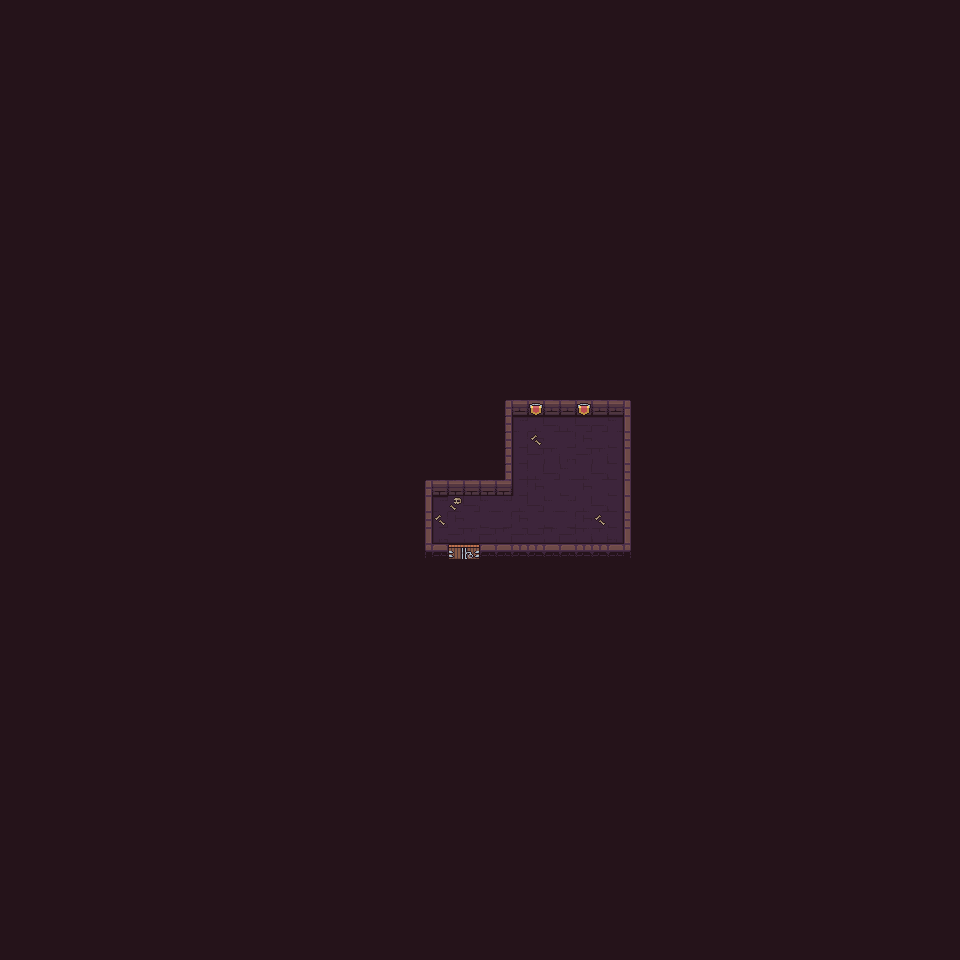

Tiled map render using the project's own tile images. Description and the map definition, with tile-layer contents summarised, below:
An orthogonal 60x60 tile map with 16x16 px tiles, 2 tile layers (Floor, Decoration) and 8 objects (6x collision).

<map version="1.10" tiledversion="1.10.2" orientation="orthogonal" renderorder="right-down" width="60" height="60" tilewidth="16" tileheight="16" infinite="0" nextlayerid="6" nextobjectid="11">
 <tileset firstgid="1" source="Dungeon_Tileset.tsx" />
 <layer id="1" name="Floor" width="60" height="60">
  <data>[3600 cells, 3600 non-empty, 40 distinct tile ids]</data>
 </layer>
 <layer id="2" name="Decoration" width="60" height="60">
  <data>[3600 cells, 8 non-empty, 5 distinct tile ids]</data>
 </layer>
 <objectgroup id="4" name="Walls">
  <object id="1" type="collision" x="420.333" y="546" width="234.667" height="27" />
  <object id="2" type="collision" x="415.333" y="468.667" width="16" height="91.6667" />
  <object id="3" type="collision" x="417.333" y="451.333" width="93.3333" height="40.6667" />
  <object id="4" type="collision" x="455" y="384.333" width="55" height="73" />
  <object id="5" type="collision" x="442" y="376.667" width="226.333" height="37.3333" />
  <object id="6" type="collision" x="624" y="407.333" width="64.6667" height="170.333" />
 </objectgroup>
 <objectgroup id="5" name="Objs">
  <object id="7" gid="83" x="567.5" y="436.75" width="22.75" height="22.75" />
  <object id="9" x="578.5" y="424.75" />
 </objectgroup>
</map>
